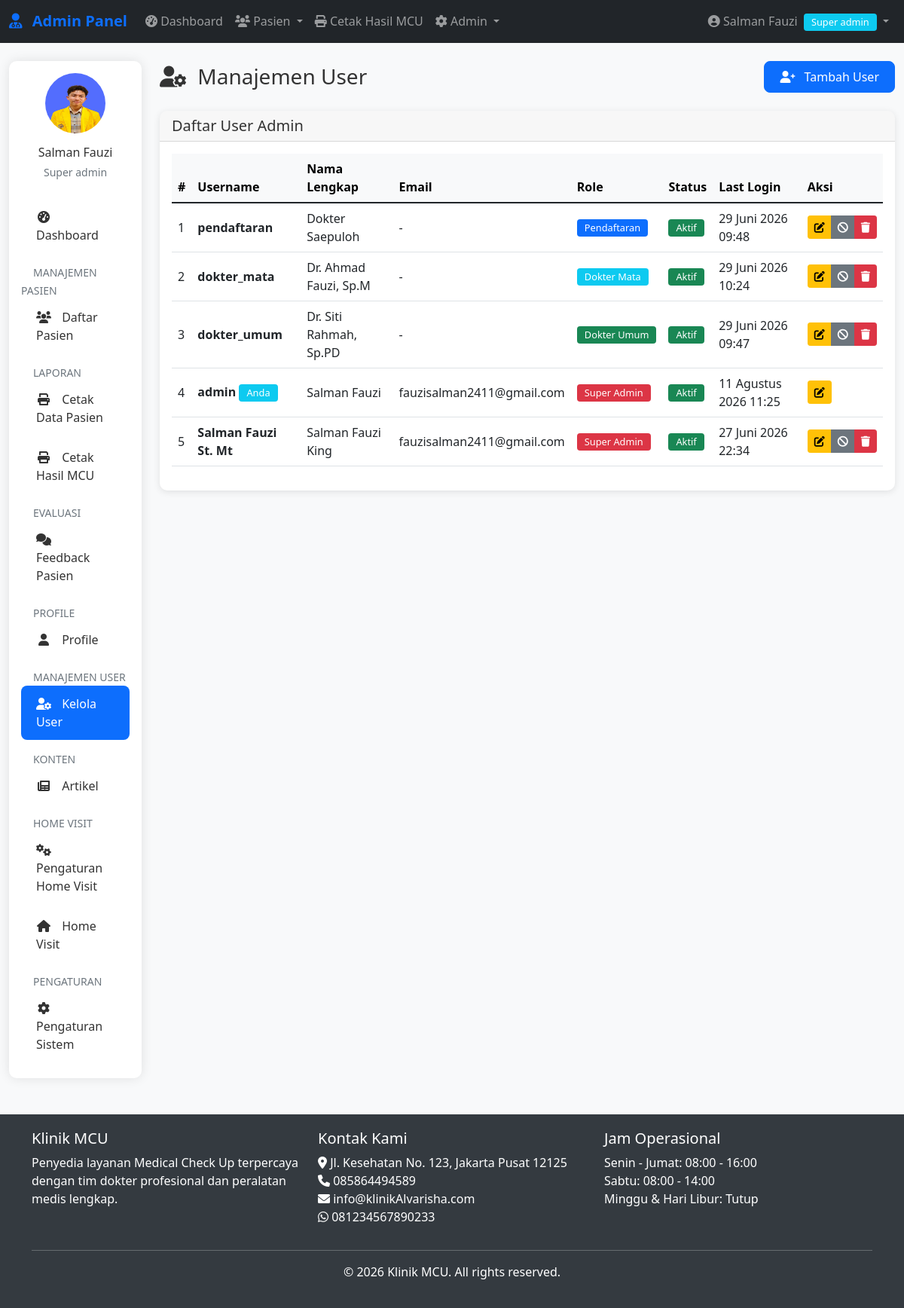
Page /admin/users/list.php (signed in) on the committed database.
### tables this page shows
CREATE TABLE `pengaturan` (
  `id` int(11) NOT NULL,
  `nama_klinik` varchar(100) DEFAULT NULL,
  `alamat` text DEFAULT NULL,
  `telepon` varchar(20) DEFAULT NULL,
  `email` varchar(100) DEFAULT NULL,
  `whatsapp` varchar(20) DEFAULT NULL,
  `logo` varchar(255) DEFAULT NULL,
  `tentang` text DEFAULT NULL,
  `created_at` timestamp NOT NULL DEFAULT current_timestamp(),
  `hero_image` varchar(255) DEFAULT NULL
);

### includes/functions.php (called while the page is built, shortened)
<?php
require_once __DIR__ . '/../config/database.php';
function formatDateIndo($date, $with_time = false)
{
    $months = array(
        1 => 'Januari',
        'Februari',
        'Maret',
        'April',
        'Mei',
        'Juni',
        'Juli',
        'Agustus',
        'September',
        'Oktober',
        'November',
        'Desember'
    );
    $timestamp = strtotime($date);
    $day = date('d', $timestamp);
    $month = $months[date('n', $timestamp)];
    $year = date('Y', $timestamp);
    $formatted = $day . ' ' . $month . ' ' . $year;
    if ($with_time) {
        $time = date('H:i', $timestamp);
        $formatted .= ' ' . $time;
    }
    return $formatted;
}
function getSetting($key)
{
    global $conn;
    $query = "SELECT $key FROM pengaturan LIMIT 1";
    $result = mysqli_query($conn, $query);
    $row = mysqli_fetch_assoc($result);
    return $row[$key] ?? '';
}

### admin/users/list.php (the view, shortened to what this page needs)
<?php
require_once __DIR__ . '/../../includes/auth.php';
require_once __DIR__ . '/../../includes/functions.php';
$query = "SELECT * FROM admin_users ORDER BY role, username";
$result = mysqli_query($conn, $query);
?>
<?php include '../../includes/admin-header.php'; ?>
<?php include '../includes/admin-nav.php'; ?>
<div class="container-fluid mt-4">
    <div class="row">
        <div class="col-lg-2">
            <?php include '../includes/admin-sidebar.php'; ?>
        </div>
        <div class="col-lg-10">
            <div class="d-flex justify-content-between align-items-center mb-4">
                <h1 class="h3 mb-0">
                    <i class="fas fa-user-cog me-2"></i> Manajemen User
                </h1>
                <a href="add.php" class="btn btn-primary">
                    <i class="fas fa-user-plus me-2"></i> Tambah User
                </a>
            </div>
            <div class="card">
                <div class="card-header">
                    <h5 class="mb-0">Daftar User Admin</h5>
                </div>
                <div class="card-body">
                    <?php if (mysqli_num_rows($result) > 0): ?>
                        <div class="table-responsive">
                            <table class="table table-hover">
                                <thead class="table-light">
                                    <tr>
                                        <th>#</th>
                                        <th>Username</th>
                                        <th>Nama Lengkap</th>
                                        <th>Email</th>
                                        <th>Role</th>
                                        <th>Status</th>
                                        <th>Last Login</th>
                                        <th>Aksi</th>
                                    </tr>
                                </thead>
                                <tbody>
                                    <?php $no = 1; ?>
                                    <?php while ($user = mysqli_fetch_assoc($result)): ?>
                                        <tr>
                                            <td><?php echo $no++; ?></td>
                                            <td>
                                                <strong><?php echo $user['username']; ?></strong>
                                                <?php if ($user['id'] == $_SESSION['admin_id']): ?>
                                                    <span class="badge bg-info">Anda</span>
                                                <?php endif; ?>
                                            </td>
                                            <td><?php echo $user['nama_lengkap']; ?></td>
                                            <td><?php echo $user['email'] ?: '-'; ?></td>
                                            <td>
                                                <?php
                                                $role_badges = [
                                                    'super_admin' => 'danger',
                                                    'pendaftaran' => 'primary',
                                                    'admin' => 'primary',
                                                    'dokter_mata' => 'info',
                                                    'dokter_umum' => 'success'
                                                ];
                                                $role_names = [
                                                    'super_admin' => 'Super Admin',
                                                    'pendaftaran' => 'Pendaftaran',
                                                    'admin' => 'Admin Pendaftaran',
                                                    'dokter_mata' => 'Dokter Mata',
                                                    'dokter_umum' => 'Dokter Umum'
                                                ];
                                                ?>
                                                <span class="badge bg-<?php echo $role_badges[$user['role']]; ?>">
                                                    <?php echo $role_names[$user['role']]; ?>
                                                </span>
                                            </td>
                                            <td>
                                                <?php if ($user['is_active']): ?>
                                                    <span class="badge bg-success">Aktif</span>
                                                <?php else: ?>
                                                    <span class="badge bg-secondary">Nonaktif</span>
                                                <?php endif; ?>
                                            </td>
                                            <td>
                                                <?php if ($user['last_login']): ?>
                                                    <?php echo formatDateIndo($user['last_login'], true); ?>
                                                <?php else: ?>
                                                    <span class="text-muted">Belum login</span>
                                                <?php endif; ?>
                                            </td>
                                            <td>
                                                <div class="btn-group btn-group-sm">
                                                    <a href="edit.php?id=<?php echo $user['id']; ?>"
                                                       class="btn btn-warning" title="Edit">
                                                        <i class="fas fa-edit"></i>
                                                    </a>
                                                    <?php if ($user['id'] != $_SESSION['admin_id']): ?>
                                                        <?php if ($user['is_active']): ?>
                                                            <a href="toggle-status.php?id=<?php echo $user['id']; ?>&action=deactivate"
                                                               class="btn btn-secondary"
                                                               title="Nonaktifkan"
                                                               onclick="return confirm('Nonaktifkan user ini?')">
                                                                <i class="fas fa-ban"></i>
                                                            </a>
                                                        <?php endif; ?>
                                                        <button type="button"
                                                                class="btn btn-danger delete-user"
                                                                data-id="<?php echo $user['id']; ?>"
                                                                data-name="<?php echo htmlspecialchars($user['nama_lengkap']); ?>"
                                                                title="Hapus">
                                                            <i class="fas fa-trash"></i>
                                                        </button>
                                                    <?php endif; ?>
                                                </div>
                                            </td>
                                        </tr>
                                    <?php endwhile; ?>
                                </tbody>
                            </table>
                        </div>
                    <?php else: ?>
                        <div class="alert alert-info">
                            <i class="fas fa-info-circle me-2"></i> Tidak ada data user.
                        </div>
                    <?php endif; ?>
                </div>
            </div>
        </div>
    </div>
</div>
<?php include '../../includes/admin-footer.php'; ?>

### includes/admin-footer.php (shortened to what this page needs)
</div>
</div>
<footer class="mt-5">
    <div class="container">
        <div class="row">
            <div class="col-md-4">
                <h5>Klinik MCU</h5>
                <p>Penyedia layanan Medical Check Up terpercaya dengan tim dokter profesional dan peralatan medis lengkap.</p>
            </div>
            <div class="col-md-4">
                <h5>Kontak Kami</h5>
                <ul class="list-unstyled">
                    <li><i class="fas fa-map-marker-alt"></i> <?php echo getSetting('alamat'); ?></li>
                    <li><i class="fas fa-phone"></i> <?php echo getSetting('telepon'); ?></li>
                    <li><i class="fas fa-envelope"></i> <?php echo getSetting('email'); ?></li>
                    <li><i class="fab fa-whatsapp"></i> <?php echo getSetting('whatsapp'); ?></li>
                </ul>
            </div>
            <div class="col-md-4">
                <h5>Jam Operasional</h5>
                <ul class="list-unstyled">
                    <li>Senin - Jumat: 08:00 - 16:00</li>
                    <li>Sabtu: 08:00 - 14:00</li>
                    <li>Minggu & Hari Libur: Tutup</li>
                </ul>
            </div>
        </div>
        <hr class="bg-light">
        <div class="text-center">
            <p>&copy; <?php echo date('Y'); ?> Klinik MCU. All rights reserved.</p>
        </div>
    </div>
</footer>
</body>
</html>

### assets/css/style.css (style rules this page uses)
:root { --primary-color: #0d6efd; --secondary-color: #6c757d; --success-color: #198754; --danger-color: #dc3545; --warning-color: #ffc107; --info-color: #0dcaf0; --light-color: #f8f9fa; --dark-color: #212529; }
body { font-family: 'Segoe UI', Tahoma, Geneva, Verdana, sans-serif; color: #333; background-color: #f8f9fa; }
.card { border-radius: 10px; box-shadow: 0 2px 10px rgba(0,0,0,0.1); border: none; margin-bottom: 20px; }
.card-header { border-radius: 10px 10px 0 0 !important; font-weight: 600; }
.btn { border-radius: 8px; font-weight: 500; padding: 8px 20px; }
.btn-primary { background-color: var(--primary-color); border-color: var(--primary-color); }
.table th { font-weight: 600; background-color: #f8f9fa; border-top: none; }
.table td { vertical-align: middle; }
.badge { font-size: 0.8em; font-weight: 500; padding: 5px 10px; }

### includes/admin-header.php (style rules this page uses)
:root { --primary-color: #0d6efd; --secondary-color: #6c757d; --success-color: #198754; --danger-color: #dc3545; --warning-color: #ffc107; --info-color: #0dcaf0; }
body { font-family: 'Segoe UI', Tahoma, Geneva, Verdana, sans-serif; background-color: #f8f9fa; min-height: 100vh; display: flex; flex-direction: column; }
.card { border-radius: 10px; box-shadow: 0 2px 10px rgba(0, 0, 0, 0.1); margin-bottom: 20px; }
.card-header { border-radius: 10px 10px 0 0 !important; font-weight: 600; }
.btn-primary { background-color: var(--primary-color); border-color: var(--primary-color); }
.table th { font-weight: 600; background-color: #f8f9fa; }
.badge { font-size: 0.8em; font-weight: 500; }
footer { background-color: #343a40; color: white; padding: 20px 0; }

### rows in the picture
pengaturan: alamat "Jl. Kesehatan No. 123, Jakarta Pusat 12125", telepon "085864494589", email "info@klinikAlvarisha.com", whatsapp "081234567890233"

### other values in the picture
$_SESSION['nama_lengkap'] "Salman Fauzi"
str_replace('_', ' ', $_SESSION['role']) "Super admin"
$user['username'] "pendaftaran"
$user['nama_lengkap'] "Dokter Saepuloh"
$user['email'] ?: '-' "-"
$role_names[$user['role']] "Pendaftaran"
formatDateIndo($user['last_login'], true) "29 Juni 2026 09:48"
$user['username'] "dokter_mata"
$user['nama_lengkap'] "Dr. Ahmad Fauzi, Sp.M"
$role_names[$user['role']] "Dokter Mata"
formatDateIndo($user['last_login'], true) "29 Juni 2026 10:24"
$user['username'] "dokter_umum"
$user['nama_lengkap'] "Dr. Siti Rahmah, Sp.PD"
$role_names[$user['role']] "Dokter Umum"
formatDateIndo($user['last_login'], true) "29 Juni 2026 09:47"
